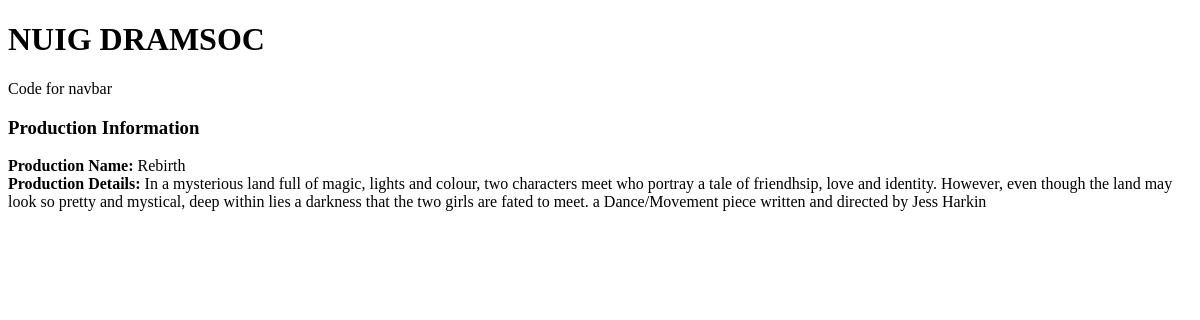
Page /productions/production/id/2 on the earlier database version.
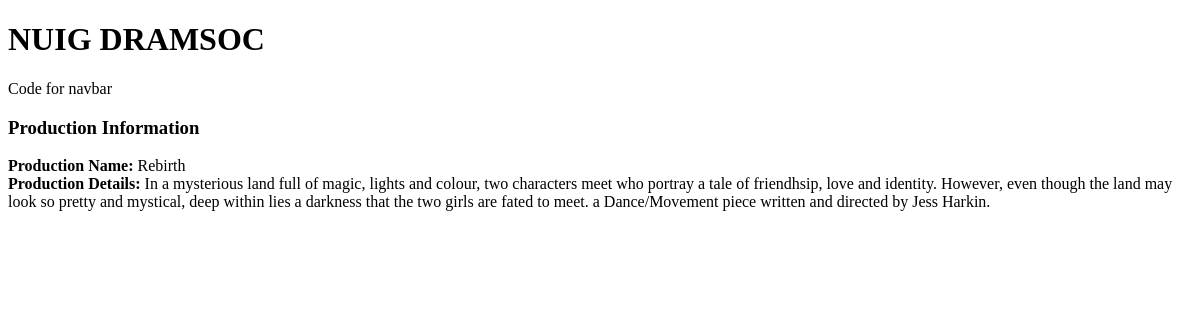
Same page on the later database version.
### productions/models.py (models this page shows, shortened)
class Production(models.Model):
    name        = models.CharField(max_length=50)
    description = models.TextField(max_length=500)
    date_time   = models.DateTimeField(null=True)
    price       = models.DecimalField(max_digits = 5, decimal_places=2, null=True)
    owner       = models.ForeignKey(User,null=True,on_delete=models.CASCADE)

### productions/views.py (the view)
# urls.py: path('production/id/<int:production_id>', views.production_detail, name='production_detail'),
def production_detail(request,production_id): #detail view
    production = Production.objects.get(id=production_id)
    return render(request,'productions/production_detail.html',{
        'production':production
    })

### productions/templates/productions/production_detail.html (shortened to what this page needs)
{% extends "base.html" %}
{% block content %}
<!doctype html>
<html>
	<head>
	</head>
	<body>
		<h3>Production Information</h3>
		<div id="production detail">
			<div id="production name">
				<strong>Production Name:</strong> {{production.name}}
			</div>
			<div id="production details">
				<strong>Production Details:</strong> {{production.description}}
			</div>
		</div>
	</body>
</html>
{% endblock %}

Differences in the rows shown:
changed Production "Rebirth": description "…and directed by Jess Harkin" → "…and directed by Jess Harkin."
